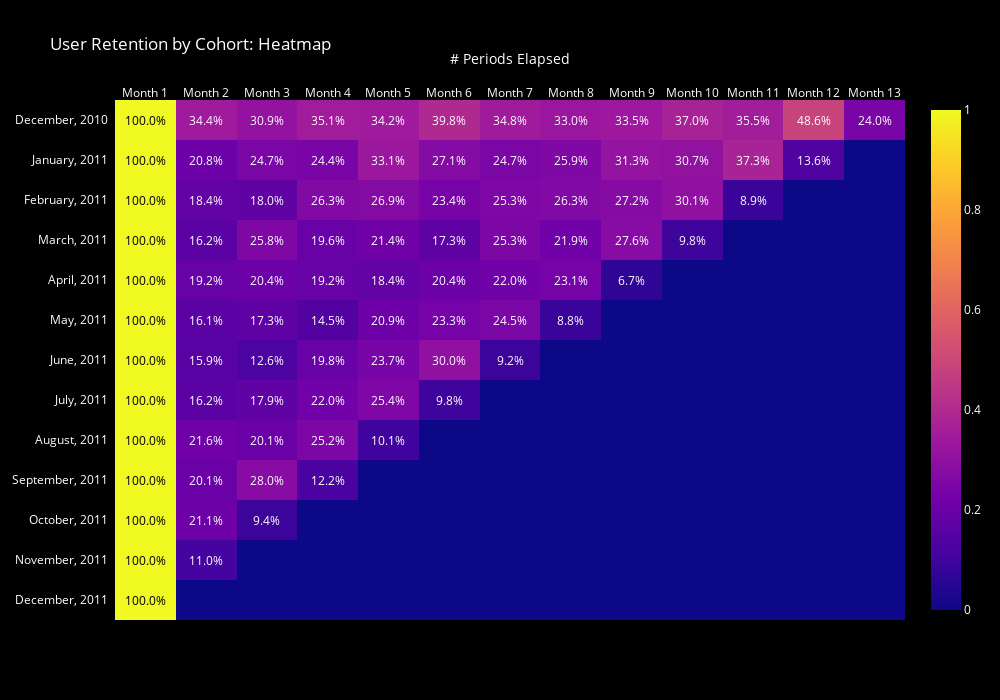

Write notebook code for a chart like this one.
### Markdown cell above
## 1.5. Visualizing Cohort Analysis
Each row in the heatmap represents a cohort and visualizes the percentage of users retained over time.

### Code cell
def plot_cohorts_heatmap(dataframe: pd.DataFrame) -> plt.Figure:
    cohort_size = dataframe.iloc[:,0]
    dataframe = dataframe.divide(
        other=cohort_size
        ,axis=0
    )[::-1].fillna(0)
    ylabel = [str(dt.date(int(i.split('-')[0]), int(i.split('-')[1]), int(i.split('-')[2])).strftime(format='%B, %Y')) for i in dataframe.index]

    fig = ff.create_annotated_heatmap(
        z = dataframe.values
        , annotation_text = dataframe.map(lambda x: '{:.1%}'.format(x) if x > 0 else '').values.tolist()
        , y = ylabel
        , x = ['Month '+ str(int(i)+1) for i in dataframe.columns]
        , showscale = True
    )

    fig.update_layout(
        width=1000
        , height=700
        , xaxis={"title": "# Periods Elapsed"}
        , font_color = 'rgb(255,255,255)'
        , title="User Retention Rate by Cohort: Heatmap"
        , paper_bgcolor='rgb(0,0,0)'
    )

    fig.show()

plot_cohorts_heatmap(cohort_counts)

### Figure 1 — Plotly figure (JSON) as saved in the notebook; plotly's stock layout.template omitted (floating-point values rounded to 4 significant figures; data arrays with more than 128 entries replaced by an {"elided": "..."} marker saying what was removed)
{"data": [{"colorscale": [[0, "#0d0887"], [0.1111, "#46039f"], [0.2222, "#7201a8"], [0.3333, "#9c179e"], [0.4444, "#bd3786"], [0.5556, "#d8576b"], [0.6667, "#ed7953"], [0.7778, "#fb9f3a"], [0.8889, "#fdca26"], [1, "#f0f921"]], "reversescale": false, "showscale": true, "type": "heatmap", "x": ["Month 1", "Month 2", "Month 3", "Month 4", "Month 5", "Month 6", "Month 7", "Month 8", "Month 9", "Month 10", "Month 11", "Month 12", "Month 13"], "y": ["December, 2011", "November, 2011", "October, 2011", "September, 2011", "August, 2011", "July, 2011", "June, 2011", "May, 2011", "April, 2011", "March, 2011", "February, 2011", "January, 2011", "December, 2010"], "z": {"elided": "13x13 float values"}}], "layout": {"annotations": [{"font": {"color": "#000000"}, "showarrow": false, "text": "100.0%", "x": "Month 1", "xref": "x", "y": "December, 2011", "yref": "y"}, {"font": {"color": "#FFFFFF"}, "showarrow": false, "text": "", "x": "Month 2", "xref": "x", "y": "December, 2011", "yref": "y"}, {"font": {"color": "#FFFFFF"}, "showarrow": false, "text": "", "x": "Month 3", "xref": "x", "y": "December, 2011", "yref": "y"}, {"font": {"color": "#FFFFFF"}, "showarrow": false, "text": "", "x": "Month 4", "xref": "x", "y": "December, 2011", "yref": "y"}, {"font": {"color": "#FFFFFF"}, "showarrow": false, "text": "", "x": "Month 5", "xref": "x", "y": "December, 2011", "yref": "y"}, {"font": {"color": "#FFFFFF"}, "showarrow": false, "text": "", "x": "Month 6", "xref": "x", "y": "December, 2011", "yref": "y"}, {"font": {"color": "#FFFFFF"}, "showarrow": false, "text": "", "x": "Month 7", "xref": "x", "y": "December, 2011", "yref": "y"}, {"font": {"color": "#FFFFFF"}, "showarrow": false, "text": "", "x": "Month 8", "xref": "x", "y": "December, 2011", "yref": "y"}, {"font": {"color": "#FFFFFF"}, "showarrow": false, "text": "", "x": "Month 9", "xref": "x", "y": "December, 2011", "yref": "y"}, {"font": {"color": "#FFFFFF"}, "showarrow": false, "text": "", "x": "Month 10", "xref": "x", "y": "December, 2011", "yref": "y"}, {"font": {"color": "#FFFFFF"}, "showarrow": false, "text": "", "x": "Month 11", "xref": "x", "y": "December, 2011", "yref": "y"}, {"font": {"color": "#FFFFFF"}, "showarrow": false, "text": "", "x": "Month 12", "xref": "x", "y": "December, 2011", "yref": "y"}, {"font": {"color": "#FFFFFF"}, "showarrow": false, "text": "", "x": "Month 13", "xref": "x", "y": "December, 2011", "yref": "y"}, {"font": {"color": "#000000"}, "showarrow": false, "text": "100.0%", "x": "Month 1", "xref": "x", "y": "November, 2011", "yref": "y"}, {"font": {"color": "#FFFFFF"}, "showarrow": false, "text": "11.0%", "x": "Month 2", "xref": "x", "y": "November, 2011", "yref": "y"}, {"font": {"color": "#FFFFFF"}, "showarrow": false, "text": "", "x": "Month 3", "xref": "x", "y": "November, 2011", "yref": "y"}, {"font": {"color": "#FFFFFF"}, "showarrow": false, "text": "", "x": "Month 4", "xref": "x", "y": "November, 2011", "yref": "y"}, {"font": {"color": "#FFFFFF"}, "showarrow": false, "text": "", "x": "Month 5", "xref": "x", "y": "November, 2011", "yref": "y"}, {"font": {"color": "#FFFFFF"}, "showarrow": false, "text": "", "x": "Month 6", "xref": "x", "y": "November, 2011", "yref": "y"}, {"font": {"color": "#FFFFFF"}, "showarrow": false, "text": "", "x": "Month 7", "xref": "x", "y": "November, 2011", "yref": "y"}, {"font": {"color": "#FFFFFF"}, "showarrow": false, "text": "", "x": "Month 8", "xref": "x", "y": "November, 2011", "yref": "y"}, {"font": {"color": "#FFFFFF"}, "showarrow": false, "text": "", "x": "Month 9", "xref": "x", "y": "November, 2011", "yref": "y"}, {"font": {"color": "#FFFFFF"}, "showarrow": false, "text": "", "x": "Month 10", "xref": "x", "y": "November, 2011", "yref": "y"}, {"font": {"color": "#FFFFFF"}, "showarrow": false, "text": "", "x": "Month 11", "xref": "x", "y": "November, 2011", "yref": "y"}, {"font": {"color": "#FFFFFF"}, "showarrow": false, "text": "", "x": "Month 12", "xref": "x", "y": "November, 2011", "yref": "y"}, {"font": {"color": "#FFFFFF"}, "showarrow": false, "text": "", "x": "Month 13", "xref": "x", "y": "November, 2011", "yref": "y"}, {"font": {"color": "#000000"}, "showarrow": false, "text": "100.0%", "x": "Month 1", "xref": "x", "y": "October, 2011", "yref": "y"}, {"font": {"color": "#FFFFFF"}, "showarrow": false, "text": "21.1%", "x": "Month 2", "xref": "x", "y": "October, 2011", "yref": "y"}, {"font": {"color": "#FFFFFF"}, "showarrow": false, "text": "9.4%", "x": "Month 3", "xref": "x", "y": "October, 2011", "yref": "y"}, {"font": {"color": "#FFFFFF"}, "showarrow": false, "text": "", "x": "Month 4", "xref": "x", "y": "October, 2011", "yref": "y"}, {"font": {"color": "#FFFFFF"}, "showarrow": false, "text": "", "x": "Month 5", "xref": "x", "y": "October, 2011", "yref": "y"}, {"font": {"color": "#FFFFFF"}, "showarrow": false, "text": "", "x": "Month 6", "xref": "x", "y": "October, 2011", "yref": "y"}, {"font": {"color": "#FFFFFF"}, "showarrow": false, "text": "", "x": "Month 7", "xref": "x", "y": "October, 2011", "yref": "y"}, {"font": {"color": "#FFFFFF"}, "showarrow": false, "text": "", "x": "Month 8", "xref": "x", "y": "October, 2011", "yref": "y"}, {"font": {"color": "#FFFFFF"}, "showarrow": false, "text": "", "x": "Month 9", "xref": "x", "y": "October, 2011", "yref": "y"}, {"font": {"color": "#FFFFFF"}, "showarrow": false, "text": "", "x": "Month 10", "xref": "x", "y": "October, 2011", "yref": "y"}, {"font": {"color": "#FFFFFF"}, "showarrow": false, "text": "", "x": "Month 11", "xref": "x", "y": "October, 2011", "yref": "y"}, {"font": {"color": "#FFFFFF"}, "showarrow": false, "text": "", "x": "Month 12", "xref": "x", "y": "October, 2011", "yref": "y"}, {"font": {"color": "#FFFFFF"}, "showarrow": false, "text": "", "x": "Month 13", "xref": "x", "y": "October, 2011", "yref": "y"}, {"font": {"color": "#000000"}, "showarrow": false, "text": "100.0%", "x": "Month 1", "xref": "x", "y": "September, 2011", "yref": "y"}, {"font": {"color": "#FFFFFF"}, "showarrow": false, "text": "20.1%", "x": "Month 2", "xref": "x", "y": "September, 2011", "yref": "y"}, {"font": {"color": "#FFFFFF"}, "showarrow": false, "text": "28.0%", "x": "Month 3", "xref": "x", "y": "September, 2011", "yref": "y"}, {"font": {"color": "#FFFFFF"}, "showarrow": false, "text": "12.2%", "x": "Month 4", "xref": "x", "y": "September, 2011", "yref": "y"}, {"font": {"color": "#FFFFFF"}, "showarrow": false, "text": "", "x": "Month 5", "xref": "x", "y": "September, 2011", "yref": "y"}, {"font": {"color": "#FFFFFF"}, "showarrow": false, "text": "", "x": "Month 6", "xref": "x", "y": "September, 2011", "yref": "y"}, {"font": {"color": "#FFFFFF"}, "showarrow": false, "text": "", "x": "Month 7", "xref": "x", "y": "September, 2011", "yref": "y"}, {"font": {"color": "#FFFFFF"}, "showarrow": false, "text": "", "x": "Month 8", "xref": "x", "y": "September, 2011", "yref": "y"}, {"font": {"color": "#FFFFFF"}, "showarrow": false, "text": "", "x": "Month 9", "xref": "x", "y": "September, 2011", "yref": "y"}, {"font": {"color": "#FFFFFF"}, "showarrow": false, "text": "", "x": "Month 10", "xref": "x", "y": "September, 2011", "yref": "y"}, {"font": {"color": "#FFFFFF"}, "showarrow": false, "text": "", "x": "Month 11", "xref": "x", "y": "September, 2011", "yref": "y"}, {"font": {"color": "#FFFFFF"}, "showarrow": false, "text": "", "x": "Month 12", "xref": "x", "y": "September, 2011", "yref": "y"}, {"font": {"color": "#FFFFFF"}, "showarrow": false, "text": "", "x": "Month 13", "xref": "x", "y": "September, 2011", "yref": "y"}, {"font": {"color": "#000000"}, "showarrow": false, "text": "100.0%", "x": "Month 1", "xref": "x", "y": "August, 2011", "yref": "y"}, {"font": {"color": "#FFFFFF"}, "showarrow": false, "text": "21.6%", "x": "Month 2", "xref": "x", "y": "August, 2011", "yref": "y"}, {"font": {"color": "#FFFFFF"}, "showarrow": false, "text": "20.1%", "x": "Month 3", "xref": "x", "y": "August, 2011", "yref": "y"}, {"font": {"color": "#FFFFFF"}, "showarrow": false, "text": "25.2%", "x": "Month 4", "xref": "x", "y": "August, 2011", "yref": "y"}, {"font": {"color": "#FFFFFF"}, "showarrow": false, "text": "10.1%", "x": "Month 5", "xref": "x", "y": "August, 2011", "yref": "y"}, {"font": {"color": "#FFFFFF"}, "showarrow": false, "text": "", "x": "Month 6", "xref": "x", "y": "August, 2011", "yref": "y"}, {"font": {"color": "#FFFFFF"}, "showarrow": false, "text": "", "x": "Month 7", "xref": "x", "y": "August, 2011", "yref": "y"}, {"font": {"color": "#FFFFFF"}, "showarrow": false, "text": "", "x": "Month 8", "xref": "x", "y": "August, 2011", "yref": "y"}, {"font": {"color": "#FFFFFF"}, "showarrow": false, "text": "", "x": "Month 9", "xref": "x", "y": "August, 2011", "yref": "y"}, {"font": {"color": "#FFFFFF"}, "showarrow": false, "text": "", "x": "Month 10", "xref": "x", "y": "August, 2011", "yref": "y"}, {"font": {"color": "#FFFFFF"}, "showarrow": false, "text": "", "x": "Month 11", "xref": "x", "y": "August, 2011", "yref": "y"}, {"font": {"color": "#FFFFFF"}, "showarrow": false, "text": "", "x": "Month 12", "xref": "x", "y": "August, 2011", "yref": "y"}, {"font": {"color": "#FFFFFF"}, "showarrow": false, "text": "", "x": "Month 13", "xref": "x", "y": "August, 2011", "yref": "y"}, {"font": {"color": "#000000"}, "showarrow": false, "text": "100.0%", "x": "Month 1", "xref": "x", "y": "July, 2011", "yref": "y"}, {"font": {"color": "#FFFFFF"}, "showarrow": false, "text": "16.2%", "x": "Month 2", "xref": "x", "y": "July, 2011", "yref": "y"}, {"font": {"color": "#FFFFFF"}, "showarrow": false, "text": "17.9%", "x": "Month 3", "xref": "x", "y": "July, 2011", "yref": "y"}, {"font": {"color": "#FFFFFF"}, "showarrow": false, "text": "22.0%", "x": "Month 4", "xref": "x", "y": "July, 2011", "yref": "y"}, {"font": {"color": "#FFFFFF"}, "showarrow": false, "text": "25.4%", "x": "Month 5", "xref": "x", "y": "July, 2011", "yref": "y"}, {"font": {"color": "#FFFFFF"}, "showarrow": false, "text": "9.8%", "x": "Month 6", "xref": "x", "y": "July, 2011", "yref": "y"}, {"font": {"color": "#FFFFFF"}, "showarrow": false, "text": "", "x": "Month 7", "xref": "x", "y": "July, 2011", "yref": "y"}, {"font": {"color": "#FFFFFF"}, "showarrow": false, "text": "", "x": "Month 8", "xref": "x", "y": "July, 2011", "yref": "y"}, {"font": {"color": "#FFFFFF"}, "showarrow": false, "text": "", "x": "Month 9", "xref": "x", "y": "July, 2011", "yref": "y"}, {"font": {"color": "#FFFFFF"}, "showarrow": false, "text": "", "x": "Month 10", "xref": "x", "y": "July, 2011", "yref": "y"}, {"font": {"color": "#FFFFFF"}, "showarrow": false, "text": "", "x": "Month 11", "xref": "x", "y": "July, 2011", "yref": "y"}, {"font": {"color": "#FFFFFF"}, "showarrow": false, "text": "", "x": "Month 12", "xref": "x", "y": "July, 2011", "yref": "y"}, {"font": {"color": "#FFFFFF"}, "showarrow": false, "text": "", "x": "Month 13", "xref": "x", "y": "July, 2011", "yref": "y"}, {"font": {"color": "#000000"}, "showarrow": false, "text": "100.0%", "x": "Month 1", "xref": "x", "y": "June, 2011", "yref": "y"}, {"font": {"color": "#FFFFFF"}, "showarrow": false, "text": "15.9%", "x": "Month 2", "xref": "x", "y": "June, 2011", "yref": "y"}, {"font": {"color": "#FFFFFF"}, "showarrow": false, "text": "12.6%", "x": "Month 3", "xref": "x", "y": "June, 2011", "yref": "y"}, {"font": {"color": "#FFFFFF"}, "showarrow": false, "text": "19.8%", "x": "Month 4", "xref": "x", "y": "June, 2011", "yref": "y"}, {"font": {"color": "#FFFFFF"}, "showarrow": false, "text": "23.7%", "x": "Month 5", "xref": "x", "y": "June, 2011", "yref": "y"}, {"font": {"color": "#FFFFFF"}, "showarrow": false, "text": "30.0%", "x": "Month 6", "xref": "x", "y": "June, 2011", "yref": "y"}, {"font": {"color": "#FFFFFF"}, "showarrow": false, "text": "9.2%", "x": "Month 7", "xref": "x", "y": "June, 2011", "yref": "y"}, {"font": {"color": "#FFFFFF"}, "showarrow": false, "text": "", "x": "Month 8", "xref": "x", "y": "June, 2011", "yref": "y"}, {"font": {"color": "#FFFFFF"}, "showarrow": false, "text": "", "x": "Month 9", "xref": "x", "y": "June, 2011", "yref": "y"}, {"font": {"color": "#FFFFFF"}, "showarrow": false, "text": "", "x": "Month 10", "xref": "x", "y": "June, 2011", "yref": "y"}, {"font": {"color": "#FFFFFF"}, "showarrow": false, "text": "", "x": "Month 11", "xref": "x", "y": "June, 2011", "yref": "y"}, {"font": {"color": "#FFFFFF"}, "showarrow": false, "text": "", "x": "Month 12", "xref": "x", "y": "June, 2011", "yref": "y"}, {"font": {"color": "#FFFFFF"}, "showarrow": false, "text": "", "x": "Month 13", "xref": "x", "y": "June, 2011", "yref": "y"}, {"font": {"color": "#000000"}, "showarrow": false, "text": "100.0%", "x": "Month 1", "xref": "x", "y": "May, 2011", "yref": "y"}, {"font": {"color": "#FFFFFF"}, "showarrow": false, "text": "16.1%", "x": "Month 2", "xref": "x", "y": "May, 2011", "yref": "y"}, {"font": {"color": "#FFFFFF"}, "showarrow": false, "text": "17.3%", "x": "Month 3", "xref": "x", "y": "May, 2011", "yref": "y"}, {"font": {"color": "#FFFFFF"}, "showarrow": false, "text": "14.5%", "x": "Month 4", "xref": "x", "y": "May, 2011", "yref": "y"}, {"font": {"color": "#FFFFFF"}, "showarrow": false, "text": "20.9%", "x": "Month 5", "xref": "x", "y": "May, 2011", "yref": "y"}, {"font": {"color": "#FFFFFF"}, "showarrow": false, "text": "23.3%", "x": "Month 6", "xref": "x", "y": "May, 2011", "yref": "y"}, {"font": {"color": "#FFFFFF"}, "showarrow": false, "text": "24.5%", "x": "Month 7", "xref": "x", "y": "May, 2011", "yref": "y"}, {"font": {"color": "#FFFFFF"}, "showarrow": false, "text": "8.8%", "x": "Month 8", "xref": "x", "y": "May, 2011", "yref": "y"}, {"font": {"color": "#FFFFFF"}, "showarrow": false, "text": "", "x": "Month 9", "xref": "x", "y": "May, 2011", "yref": "y"}, {"font": {"color": "#FFFFFF"}, "showarrow": false, "text": "", "x": "Month 10", "xref": "x", "y": "May, 2011", "yref": "y"}, {"font": {"color": "#FFFFFF"}, "showarrow": false, "text": "", "x": "Month 11", "xref": "x", "y": "May, 2011", "yref": "y"}, {"font": {"color": "#FFFFFF"}, "showarrow": false, "text": "", "x": "Month 12", "xref": "x", "y": "May, 2011", "yref": "y"}, {"font": {"color": "#FFFFFF"}, "showarrow": false, "text": "", "x": "Month 13", "xref": "x", "y": "May, 2011", "yref": "y"}, {"font": {"color": "#000000"}, "showarrow": false, "text": "100.0%", "x": "Month 1", "xref": "x", "y": "April, 2011", "yref": "y"}, {"font": {"color": "#FFFFFF"}, "showarrow": false, "text": "19.2%", "x": "Month 2", "xref": "x", "y": "April, 2011", "yref": "y"}, {"font": {"color": "#FFFFFF"}, "showarrow": false, "text": "20.4%", "x": "Month 3", "xref": "x", "y": "April, 2011", "yref": "y"}, {"font": {"color": "#FFFFFF"}, "showarrow": false, "text": "19.2%", "x": "Month 4", "xref": "x", "y": "April, 2011", "yref": "y"}, {"font": {"color": "#FFFFFF"}, "showarrow": false, "text": "18.4%", "x": "Month 5", "xref": "x", "y": "April, 2011", "yref": "y"}, {"font": {"color": "#FFFFFF"}, "showarrow": false, "text": "20.4%", "x": "Month 6", "xref": "x", "y": "April, 2011", "yref": "y"}, {"font": {"color": "#FFFFFF"}, "showarrow": false, "text": "22.0%", "x": "Month 7", "xref": "x", "y": "April, 2011", "yref": "y"}, {"font": {"color": "#FFFFFF"}, "showarrow": false, "text": "23.1%", "x": "Month 8", "xref": "x", "y": "April, 2011", "yref": "y"}, {"font": {"color": "#FFFFFF"}, "showarrow": false, "text": "6.7%", "x": "Month 9", "xref": "x", "y": "April, 2011", "yref": "y"}, {"font": {"color": "#FFFFFF"}, "showarrow": false, "text": "", "x": "Month 10", "xref": "x", "y": "April, 2011", "yref": "y"}, {"font": {"color": "#FFFFFF"}, "showarrow": false, "text": "", "x": "Month 11", "xref": "x", "y": "April, 2011", "yref": "y"}, {"font": {"color": "#FFFFFF"}, "showarrow": false, "text": "", "x": "Month 12", "xref": "x", "y": "April, 2011", "yref": "y"}, {"font": {"color": "#FFFFFF"}, "showarrow": false, "text": "", "x": "Month 13", "xref": "x", "y": "April, 2011", "yref": "y"}, {"font": {"color": "#000000"}, "showarrow": false, "text": "100.0%", "x": "Month 1", "xref": "x", "y": "March, 2011", "yref": "y"}, {"font": {"color": "#FFFFFF"}, "showarrow": false, "text": "16.2%", "x": "Month 2", "xref": "x", "y": "March, 2011", "yref": "y"}, {"font": {"color": "#FFFFFF"}, "showarrow": false, "text": "25.8%", "x": "Month 3", "xref": "x", "y": "March, 2011", "yref": "y"}, {"font": {"color": "#FFFFFF"}, "showarrow": false, "text": "19.6%", "x": "Month 4", "xref": "x", "y": "March, 2011", "yref": "y"}, {"font": {"color": "#FFFFFF"}, "showarrow": false, "text": "21.4%", "x": "Month 5", "xref": "x", "y": "March, 2011", "yref": "y"}, {"font": {"color": "#FFFFFF"}, "showarrow": false, "text": "17.3%", "x": "Month 6", "xref": "x", "y": "March, 2011", "yref": "y"}, {"font": {"color": "#FFFFFF"}, "showarrow": false, "text": "25.3%", "x": "Month 7", "xref": "x", "y": "March, 2011", "yref": "y"}, {"font": {"color": "#FFFFFF"}, "showarrow": false, "text": "21.9%", "x": "Month 8", "xref": "x", "y": "March, 2011", "yref": "y"}, {"font": {"color": "#FFFFFF"}, "showarrow": false, "text": "27.6%", "x": "Month 9", "xref": "x", "y": "March, 2011", "yref": "y"}, {"font": {"color": "#FFFFFF"}, "showarrow": false, "text": "9.8%", "x": "Month 10", "xref": "x", "y": "March, 2011", "yref": "y"}, {"font": {"color": "#FFFFFF"}, "showarrow": false, "text": "", "x": "Month 11", "xref": "x", "y": "March, 2011", "yref": "y"}, {"font": {"color": "#FFFFFF"}, "showarrow": false, "text": "", "x": "Month 12", "xref": "x", "y": "March, 2011", "yref": "y"}, {"font": {"color": "#FFFFFF"}, "showarrow": false, "text": "", "x": "Month 13", "xref": "x", "y": "March, 2011", "yref": "y"}, {"font": {"color": "#000000"}, "showarrow": false, "text": "100.0%", "x": "Month 1", "xref": "x", "y": "February, 2011", "yref": "y"}, {"font": {"color": "#FFFFFF"}, "showarrow": false, "text": "18.4%", "x": "Month 2", "xref": "x", "y": "February, 2011", "yref": "y"}, {"font": {"color": "#FFFFFF"}, "showarrow": false, "text": "18.0%", "x": "Month 3", "xref": "x", "y": "February, 2011", "yref": "y"}, {"font": {"color": "#FFFFFF"}, "showarrow": false, "text": "26.3%", "x": "Month 4", "xref": "x", "y": "February, 2011", "yref": "y"}, {"font": {"color": "#FFFFFF"}, "showarrow": false, "text": "26.9%", "x": "Month 5", "xref": "x", "y": "February, 2011", "yref": "y"}, {"font": {"color": "#FFFFFF"}, "showarrow": false, "text": "23.4%", "x": "Month 6", "xref": "x", "y": "February, 2011", "yref": "y"}, {"font": {"color": "#FFFFFF"}, "showarrow": false, "text": "25.3%", "x": "Month 7", "xref": "x", "y": "February, 2011", "yref": "y"}, {"font": {"color": "#FFFFFF"}, "showarrow": false, "text": "26.3%", "x": "Month 8", "xref": "x", "y": "February, 2011", "yref": "y"}, {"font": {"color": "#FFFFFF"}, "showarrow": false, "text": "27.2%", "x": "Month 9", "xref": "x", "y": "February, 2011", "yref": "y"}, {"font": {"color": "#FFFFFF"}, "showarrow": false, "text": "30.1%", "x": "Month 10", "xref": "x", "y": "February, 2011", "yref": "y"}, {"font": {"color": "#FFFFFF"}, "showarrow": false, "text": "8.9%", "x": "Month 11", "xref": "x", "y": "February, 2011", "yref": "y"}, {"font": {"color": "#FFFFFF"}, "showarrow": false, "text": "", "x": "Month 12", "xref": "x", "y": "February, 2011", "yref": "y"}, {"font": {"color": "#FFFFFF"}, "showarrow": false, "text": "", "x": "Month 13", "xref": "x", "y": "February, 2011", "yref": "y"}, {"font": {"color": "#000000"}, "showarrow": false, "text": "100.0%", "x": "Month 1", "xref": "x", "y": "January, 2011", "yref": "y"}, {"font": {"color": "#FFFFFF"}, "showarrow": false, "text": "20.8%", "x": "Month 2", "xref": "x", "y": "January, 2011", "yref": "y"}, {"font": {"color": "#FFFFFF"}, "showarrow": false, "text": "24.7%", "x": "Month 3", "xref": "x", "y": "January, 2011", "yref": "y"}, {"font": {"color": "#FFFFFF"}, "showarrow": false, "text": "24.4%", "x": "Month 4", "xref": "x", "y": "January, 2011", "yref": "y"}, {"font": {"color": "#FFFFFF"}, "showarrow": false, "text": "33.1%", "x": "Month 5", "xref": "x", "y": "January, 2011", "yref": "y"}, {"font": {"color": "#FFFFFF"}, "showarrow": false, "text": "27.1%", "x": "Month 6", "xref": "x", "y": "January, 2011", "yref": "y"}, {"font": {"color": "#FFFFFF"}, "showarrow": false, "text": "24.7%", "x": "Month 7", "xref": "x", "y": "January, 2011", "yref": "y"}, {"font": {"color": "#FFFFFF"}, "showarrow": false, "text": "25.9%", "x": "Month 8", "xref": "x", "y": "January, 2011", "yref": "y"}, {"font": {"color": "#FFFFFF"}, "showarrow": false, "text": "31.3%", "x": "Month 9", "xref": "x", "y": "January, 2011", "yref": "y"}, {"font": {"color": "#FFFFFF"}, "showarrow": false, "text": "30.7%", "x": "Month 10", "xref": "x", "y": "January, 2011", "yref": "y"}, {"font": {"color": "#FFFFFF"}, "showarrow": false, "text": "37.3%", "x": "Month 11", "xref": "x", "y": "January, 2011", "yref": "y"}, {"font": {"color": "#FFFFFF"}, "showarrow": false, "text": "13.6%", "x": "Month 12", "xref": "x", "y": "January, 2011", "yref": "y"}, {"font": {"color": "#FFFFFF"}, "showarrow": false, "text": "", "x": "Month 13", "xref": "x", "y": "January, 2011", "yref": "y"}, {"font": {"color": "#000000"}, "showarrow": false, "text": "100.0%", "x": "Month 1", "xref": "x", "y": "December, 2010", "yref": "y"}, {"font": {"color": "#FFFFFF"}, "showarrow": false, "text": "34.4%", "x": "Month 2", "xref": "x", "y": "December, 2010", "yref": "y"}, {"font": {"color": "#FFFFFF"}, "showarrow": false, "text": "30.9%", "x": "Month 3", "xref": "x", "y": "December, 2010", "yref": "y"}, {"font": {"color": "#FFFFFF"}, "showarrow": false, "text": "35.1%", "x": "Month 4", "xref": "x", "y": "December, 2010", "yref": "y"}, {"font": {"color": "#FFFFFF"}, "showarrow": false, "text": "34.2%", "x": "Month 5", "xref": "x", "y": "December, 2010", "yref": "y"}, {"font": {"color": "#FFFFFF"}, "showarrow": false, "text": "39.8%", "x": "Month 6", "xref": "x", "y": "December, 2010", "yref": "y"}, {"font": {"color": "#FFFFFF"}, "showarrow": false, "text": "34.8%", "x": "Month 7", "xref": "x", "y": "December, 2010", "yref": "y"}, {"font": {"color": "#FFFFFF"}, "showarrow": false, "text": "33.0%", "x": "Month 8", "xref": "x", "y": "December, 2010", "yref": "y"}, {"font": {"color": "#FFFFFF"}, "showarrow": false, "text": "33.5%", "x": "Month 9", "xref": "x", "y": "December, 2010", "yref": "y"}, {"font": {"color": "#FFFFFF"}, "showarrow": false, "text": "37.0%", "x": "Month 10", "xref": "x", "y": "December, 2010", "yref": "y"}, {"font": {"color": "#FFFFFF"}, "showarrow": false, "text": "35.5%", "x": "Month 11", "xref": "x", "y": "December, 2010", "yref": "y"}, {"font": {"color": "#FFFFFF"}, "showarrow": false, "text": "48.6%", "x": "Month 12", "xref": "x", "y": "December, 2010", "yref": "y"}, {"font": {"color": "#FFFFFF"}, "showarrow": false, "text": "24.0%", "x": "Month 13", "xref": "x", "y": "December, 2010", "yref": "y"}], "font": {"color": "rgb(255,255,255)"}, "height": 700, "paper_bgcolor": "rgb(0,0,0)", "title": {"text": "User Retention by Cohort: Heatmap"}, "width": 1000, "xaxis": {"dtick": 1, "gridcolor": "rgb(0, 0, 0)", "side": "top", "ticks": "", "title": {"text": "# Periods Elapsed"}}, "yaxis": {"dtick": 1, "ticks": "", "ticksuffix": "  "}}}
